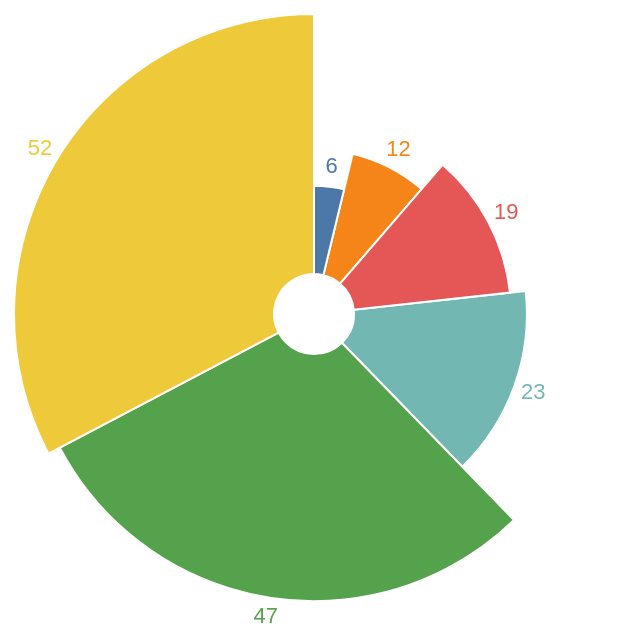

Write a Vega-Lite specification for this figure.
### Vega-Lite specification from a JSON file in a GitHub repository (floating-point values rounded to 4 significant figures)
{"$schema": "https://vega.github.io/schema/vega-lite/v6.json", "data": {"values": [12, 23, 47, 6, 52, 19]}, "description": "A simple radial chart with embedded data.", "encoding": {"color": {"field": "data", "legend": null, "type": "nominal"}, "radius": {"field": "data", "scale": {"rangeMin": 20, "type": "sqrt", "zero": true}}, "theta": {"field": "data", "stack": true, "type": "quantitative"}}, "layer": [{"mark": {"innerRadius": 20, "stroke": "#fff", "type": "arc"}}, {"encoding": {"text": {"field": "data", "type": "quantitative"}}, "mark": {"radiusOffset": 10, "type": "text"}}], "usermeta": {"eas": {"source": "test/vl-examples/area-circular/arc_radial.vl.json", "threshold": 0.02}}}
